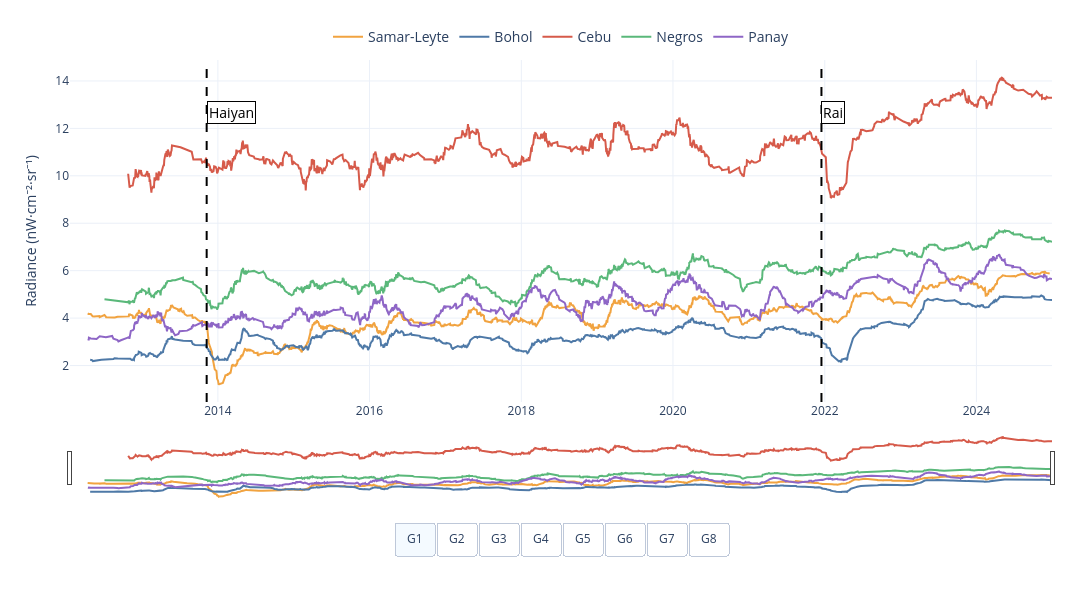

Notebook code cell kept with this figure:
### Code cell
fig_sx_region_by_group = plot_ma_by_class_group(df_all, tau=30, w=ROLLING_WINDOW)
fig_sx_region_by_group.show()

fig_sx_region_by_group.write_html(
    OUTPUT_SUPP_FIG_DIR / "fig_sx_region_comparison_by_ghsl_group.html",
    include_plotlyjs="cdn",
    full_html=True,
)

### Figure 1 — Plotly figure (JSON) as saved in the notebook; plotly's stock layout.template omitted (floating-point values rounded to 4 significant figures; data arrays with more than 128 entries replaced by an {"elided": "..."} marker saying what was removed)
{"data": [{"line": {"color": "#F1A340", "width": 2}, "mode": "lines", "name": "Samar-Leyte", "type": "scatter", "visible": true, "x": {"elided": "1793 str values"}, "y": {"elided": "1793 float values"}}, {"line": {"color": "#4E79A7", "width": 2}, "mode": "lines", "name": "Bohol", "type": "scatter", "visible": true, "x": {"elided": "1331 str values"}, "y": {"elided": "1331 float values"}}, {"line": {"color": "#D65A4A", "width": 2}, "mode": "lines", "name": "Cebu", "type": "scatter", "visible": true, "x": {"elided": "1367 str values"}, "y": {"elided": "1367 float values"}}, {"line": {"color": "#5AB87A", "width": 2}, "mode": "lines", "name": "Negros", "type": "scatter", "visible": true, "x": {"elided": "1430 str values"}, "y": {"elided": "1430 float values"}}, {"line": {"color": "#8E66C6", "width": 2}, "mode": "lines", "name": "Panay", "type": "scatter", "visible": true, "x": {"elided": "1584 str values"}, "y": {"elided": "1584 float values"}}, {"line": {"color": "#F1A340", "width": 2}, "mode": "lines", "name": "Samar-Leyte", "type": "scatter", "visible": false, "x": {"elided": "1875 str values"}, "y": {"elided": "1875 float values"}}, {"line": {"color": "#4E79A7", "width": 2}, "mode": "lines", "name": "Bohol", "type": "scatter", "visible": false, "x": {"elided": "1424 str values"}, "y": {"elided": "1424 float values"}}, {"line": {"color": "#D65A4A", "width": 2}, "mode": "lines", "name": "Cebu", "type": "scatter", "visible": false, "x": {"elided": "1453 str values"}, "y": {"elided": "1453 float values"}}, {"line": {"color": "#5AB87A", "width": 2}, "mode": "lines", "name": "Negros", "type": "scatter", "visible": false, "x": {"elided": "1529 str values"}, "y": {"elided": "1529 float values"}}, {"line": {"color": "#8E66C6", "width": 2}, "mode": "lines", "name": "Panay", "type": "scatter", "visible": false, "x": {"elided": "1622 str values"}, "y": {"elided": "1622 float values"}}, {"line": {"color": "#F1A340", "width": 2}, "mode": "lines", "name": "Samar-Leyte", "type": "scatter", "visible": false, "x": {"elided": "1895 str values"}, "y": {"elided": "1895 float values"}}, {"line": {"color": "#4E79A7", "width": 2}, "mode": "lines", "name": "Bohol", "type": "scatter", "visible": false, "x": {"elided": "1515 str values"}, "y": {"elided": "1515 float values"}}, {"line": {"color": "#D65A4A", "width": 2}, "mode": "lines", "name": "Cebu", "type": "scatter", "visible": false, "x": {"elided": "1506 str values"}, "y": {"elided": "1506 float values"}}, {"line": {"color": "#5AB87A", "width": 2}, "mode": "lines", "name": "Negros", "type": "scatter", "visible": false, "x": {"elided": "1563 str values"}, "y": {"elided": "1563 float values"}}, {"line": {"color": "#8E66C6", "width": 2}, "mode": "lines", "name": "Panay", "type": "scatter", "visible": false, "x": {"elided": "1673 str values"}, "y": {"elided": "1673 float values"}}, {"line": {"color": "#F1A340", "width": 2}, "mode": "lines", "name": "Samar-Leyte", "type": "scatter", "visible": false, "x": {"elided": "1942 str values"}, "y": {"elided": "1942 float values"}}, {"line": {"color": "#4E79A7", "width": 2}, "mode": "lines", "name": "Bohol", "type": "scatter", "visible": false, "x": {"elided": "1642 str values"}, "y": {"elided": "1642 float values"}}, {"line": {"color": "#D65A4A", "width": 2}, "mode": "lines", "name": "Cebu", "type": "scatter", "visible": false, "x": {"elided": "1679 str values"}, "y": {"elided": "1679 float values"}}, {"line": {"color": "#5AB87A", "width": 2}, "mode": "lines", "name": "Negros", "type": "scatter", "visible": false, "x": {"elided": "1668 str values"}, "y": {"elided": "1668 float values"}}, {"line": {"color": "#8E66C6", "width": 2}, "mode": "lines", "name": "Panay", "type": "scatter", "visible": false, "x": {"elided": "1731 str values"}, "y": {"elided": "1731 float values"}}, {"line": {"color": "#F1A340", "width": 2}, "mode": "lines", "name": "Samar-Leyte", "type": "scatter", "visible": false, "x": {"elided": "1962 str values"}, "y": {"elided": "1962 float values"}}, {"line": {"color": "#4E79A7", "width": 2}, "mode": "lines", "name": "Bohol", "type": "scatter", "visible": false, "x": {"elided": "1649 str values"}, "y": {"elided": "1649 float values"}}, {"line": {"color": "#D65A4A", "width": 2}, "mode": "lines", "name": "Cebu", "type": "scatter", "visible": false, "x": {"elided": "1677 str values"}, "y": {"elided": "1677 float values"}}, {"line": {"color": "#5AB87A", "width": 2}, "mode": "lines", "name": "Negros", "type": "scatter", "visible": false, "x": {"elided": "1687 str values"}, "y": {"elided": "1687 float values"}}, {"line": {"color": "#8E66C6", "width": 2}, "mode": "lines", "name": "Panay", "type": "scatter", "visible": false, "x": {"elided": "1732 str values"}, "y": {"elided": "1732 float values"}}, {"line": {"color": "#F1A340", "width": 2}, "mode": "lines", "name": "Samar-Leyte", "type": "scatter", "visible": false, "x": {"elided": "1994 str values"}, "y": {"elided": "1994 float values"}}, {"line": {"color": "#4E79A7", "width": 2}, "mode": "lines", "name": "Bohol", "type": "scatter", "visible": false, "x": {"elided": "1671 str values"}, "y": {"elided": "1671 float values"}}, {"line": {"color": "#D65A4A", "width": 2}, "mode": "lines", "name": "Cebu", "type": "scatter", "visible": false, "x": {"elided": "1706 str values"}, "y": {"elided": "1706 float values"}}, {"line": {"color": "#5AB87A", "width": 2}, "mode": "lines", "name": "Negros", "type": "scatter", "visible": false, "x": {"elided": "1714 str values"}, "y": {"elided": "1714 float values"}}, {"line": {"color": "#8E66C6", "width": 2}, "mode": "lines", "name": "Panay", "type": "scatter", "visible": false, "x": {"elided": "1775 str values"}, "y": {"elided": "1775 float values"}}, {"line": {"color": "#F1A340", "width": 2}, "mode": "lines", "name": "Samar-Leyte", "type": "scatter", "visible": false, "x": {"elided": "2066 str values"}, "y": {"elided": "2066 float values"}}, {"line": {"color": "#4E79A7", "width": 2}, "mode": "lines", "name": "Bohol", "type": "scatter", "visible": false, "x": {"elided": "1680 str values"}, "y": {"elided": "1680 float values"}}, {"line": {"color": "#D65A4A", "width": 2}, "mode": "lines", "name": "Cebu", "type": "scatter", "visible": false, "x": {"elided": "1706 str values"}, "y": {"elided": "1706 float values"}}, {"line": {"color": "#5AB87A", "width": 2}, "mode": "lines", "name": "Negros", "type": "scatter", "visible": false, "x": {"elided": "1734 str values"}, "y": {"elided": "1734 float values"}}, {"line": {"color": "#8E66C6", "width": 2}, "mode": "lines", "name": "Panay", "type": "scatter", "visible": false, "x": {"elided": "1783 str values"}, "y": {"elided": "1783 float values"}}, {"line": {"color": "#F1A340", "width": 2}, "mode": "lines", "name": "Samar-Leyte", "type": "scatter", "visible": false, "x": {"elided": "2061 str values"}, "y": {"elided": "2061 float values"}}, {"line": {"color": "#4E79A7", "width": 2}, "mode": "lines", "name": "Bohol", "type": "scatter", "visible": false, "x": {"elided": "1681 str values"}, "y": {"elided": "1681 float values"}}, {"line": {"color": "#D65A4A", "width": 2}, "mode": "lines", "name": "Cebu", "type": "scatter", "visible": false, "x": {"elided": "1702 str values"}, "y": {"elided": "1702 float values"}}, {"line": {"color": "#5AB87A", "width": 2}, "mode": "lines", "name": "Negros", "type": "scatter", "visible": false, "x": {"elided": "1734 str values"}, "y": {"elided": "1734 float values"}}, {"line": {"color": "#8E66C6", "width": 2}, "mode": "lines", "name": "Panay", "type": "scatter", "visible": false, "x": {"elided": "1781 str values"}, "y": {"elided": "1781 float values"}}], "layout": {"annotations": [{"bgcolor": "white", "bordercolor": "black", "borderwidth": 1, "font": {"color": "black", "size": 14}, "showarrow": false, "text": "Haiyan", "x": "2013-11-08", "xanchor": "left", "y": 0.88, "yref": "paper"}, {"bgcolor": "white", "bordercolor": "black", "borderwidth": 1, "font": {"color": "black", "size": 14}, "showarrow": false, "text": "Rai", "x": "2021-12-16", "xanchor": "left", "y": 0.88, "yref": "paper"}], "height": 600, "legend": {"font": {"size": 14}, "orientation": "h", "x": 0.5, "xanchor": "center", "y": 1.02}, "margin": {"b": 100, "l": 70, "r": 40, "t": 60}, "paper_bgcolor": "rgba(0,0,0,0)", "shapes": [{"line": {"color": "black", "dash": "dash", "width": 2}, "type": "line", "x0": "2013-11-08", "x1": "2013-11-08", "xref": "x", "y0": 0, "y1": 1, "yref": "y domain"}, {"line": {"color": "black", "dash": "dash", "width": 2}, "type": "line", "x0": "2021-12-16", "x1": "2021-12-16", "xref": "x", "y0": 0, "y1": 1, "yref": "y domain"}], "updatemenus": [{"buttons": [{"args": [{"visible": [true, true, true, true, true, false, false, false, false, false, false, false, false, false, false, false, false, false, false, false, false, false, false, false, false, false, false, false, false, false, false, false, false, false, false, false, false, false, false, false]}, {"title": "G1: Urban Core — SC > 30%"}], "label": "G1", "method": "update"}, {"args": [{"visible": [false, false, false, false, false, true, true, true, true, true, false, false, false, false, false, false, false, false, false, false, false, false, false, false, false, false, false, false, false, false, false, false, false, false, false, false, false, false, false, false]}, {"title": "G2: Dense Urban — SC > 30%"}], "label": "G2", "method": "update"}, {"args": [{"visible": [false, false, false, false, false, false, false, false, false, false, true, true, true, true, true, false, false, false, false, false, false, false, false, false, false, false, false, false, false, false, false, false, false, false, false, false, false, false, false, false]}, {"title": "G3: Core & Inner — SC > 30%"}], "label": "G3", "method": "update"}, {"args": [{"visible": [false, false, false, false, false, false, false, false, false, false, false, false, false, false, false, true, true, true, true, true, false, false, false, false, false, false, false, false, false, false, false, false, false, false, false, false, false, false, false, false]}, {"title": "G4: Urban Fringe — SC > 30%"}], "label": "G4", "method": "update"}, {"args": [{"visible": [false, false, false, false, false, false, false, false, false, false, false, false, false, false, false, false, false, false, false, false, true, true, true, true, true, false, false, false, false, false, false, false, false, false, false, false, false, false, false, false]}, {"title": "G5: Built-Up / Rural Mix — SC > 30%"}], "label": "G5", "method": "update"}, {"args": [{"visible": [false, false, false, false, false, false, false, false, false, false, false, false, false, false, false, false, false, false, false, false, false, false, false, false, false, true, true, true, true, true, false, false, false, false, false, false, false, false, false, false]}, {"title": "G6: Low–Mid Rural — SC > 30%"}], "label": "G6", "method": "update"}, {"args": [{"visible": [false, false, false, false, false, false, false, false, false, false, false, false, false, false, false, false, false, false, false, false, false, false, false, false, false, false, false, false, false, false, true, true, true, true, true, false, false, false, false, false]}, {"title": "G7: Rural Settlements — SC > 30%"}], "label": "G7", "method": "update"}, {"args": [{"visible": [false, false, false, false, false, false, false, false, false, false, false, false, false, false, false, false, false, false, false, false, false, false, false, false, false, false, false, false, false, false, false, false, false, false, false, true, true, true, true, true]}, {"title": "G8: All Land — SC > 30%"}], "label": "G8", "method": "update"}], "direction": "right", "showactive": true, "type": "buttons", "x": 0.5, "xanchor": "center", "y": -0.35, "yanchor": "top"}], "width": 1200, "xaxis": {"rangeslider": {"visible": true}, "title": {"text": ""}, "type": "date"}, "yaxis": {"title": {"text": "Radiance (nW·cm⁻²·sr⁻¹)"}}}}
